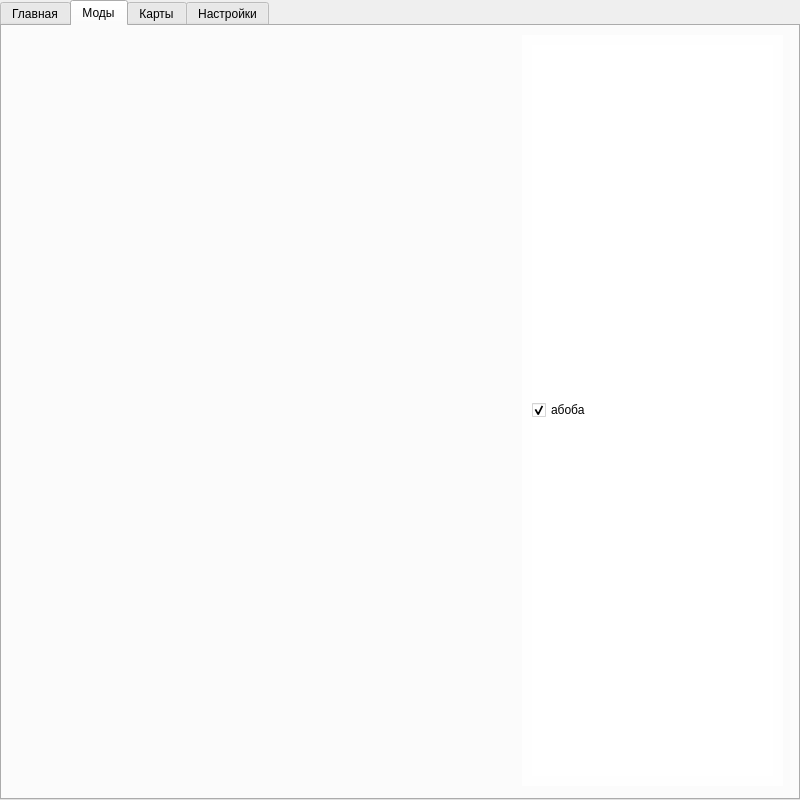
<?xml version="1.0" encoding="UTF-8"?>
<ui version="4.0">
 <class>MainWindow</class>
 <widget class="QMainWindow" name="MainWindow">
  <property name="enabled">
   <bool>true</bool>
  </property>
  <property name="geometry">
   <rect>
    <x>0</x>
    <y>0</y>
    <width>800</width>
    <height>800</height>
   </rect>
  </property>
  <property name="minimumSize">
   <size>
    <width>800</width>
    <height>800</height>
   </size>
  </property>
  <property name="maximumSize">
   <size>
    <width>800</width>
    <height>800</height>
   </size>
  </property>
  <property name="tabletTracking">
   <bool>false</bool>
  </property>
  <property name="windowTitle">
   <string>Менеджер героев</string>
  </property>
  <property name="styleSheet">
   <string notr="true">QWidget#tab_main {
	background-image: url(:/resources/main_back.jpg);
}
QWidget#tab_mods {
	background-image: url(:/resources/main_back.jpg);
}</string>
  </property>
  <widget class="QWidget" name="central_widget">
   <widget class="QTabWidget" name="tab_bar">
    <property name="geometry">
     <rect>
      <x>0</x>
      <y>0</y>
      <width>800</width>
      <height>800</height>
     </rect>
    </property>
    <property name="maximumSize">
     <size>
      <width>16777215</width>
      <height>16777215</height>
     </size>
    </property>
    <property name="autoFillBackground">
     <bool>false</bool>
    </property>
    <property name="styleSheet">
     <string notr="true"/>
    </property>
    <property name="tabPosition">
     <enum>QTabWidget::North</enum>
    </property>
    <property name="tabShape">
     <enum>QTabWidget::Rounded</enum>
    </property>
    <property name="currentIndex">
     <number>1</number>
    </property>
    <property name="elideMode">
     <enum>Qt::ElideNone</enum>
    </property>
    <property name="documentMode">
     <bool>false</bool>
    </property>
    <property name="movable">
     <bool>false</bool>
    </property>
    <widget class="QWidget" name="tab_main">
     <property name="styleSheet">
      <string notr="true"/>
     </property>
     <attribute name="title">
      <string>Главная</string>
     </attribute>
    </widget>
    <widget class="QWidget" name="tab_mods">
     <attribute name="title">
      <string>Моды</string>
     </attribute>
     <widget class="QWidget" name="mods_widget" native="true">
      <property name="geometry">
       <rect>
        <x>520</x>
        <y>9</y>
        <width>261</width>
        <height>751</height>
       </rect>
      </property>
      <property name="styleSheet">
       <string notr="true">background-color: rgba(255, 255, 255, 190);</string>
      </property>
      <widget class="QWidget" name="verticalLayoutWidget">
       <property name="geometry">
        <rect>
         <x>10</x>
         <y>10</y>
         <width>241</width>
         <height>731</height>
        </rect>
       </property>
       <layout class="QVBoxLayout" name="mods_layout">
        <property name="sizeConstraint">
         <enum>QLayout::SetDefaultConstraint</enum>
        </property>
        <item>
         <widget class="QCheckBox" name="checkBox">
          <property name="text">
           <string>абоба</string>
          </property>
          <property name="checkable">
           <bool>true</bool>
          </property>
          <property name="checked">
           <bool>true</bool>
          </property>
         </widget>
        </item>
       </layout>
      </widget>
     </widget>
    </widget>
    <widget class="QWidget" name="tab_maps">
     <attribute name="title">
      <string>Карты</string>
     </attribute>
    </widget>
    <widget class="QWidget" name="tab_conf">
     <attribute name="title">
      <string>Настройки</string>
     </attribute>
     <widget class="QLabel" name="label_currently_path">
      <property name="geometry">
       <rect>
        <x>100</x>
        <y>30</y>
        <width>691</width>
        <height>41</height>
       </rect>
      </property>
      <property name="styleSheet">
       <string notr="true"/>
      </property>
      <property name="text">
       <string/>
      </property>
      <property name="margin">
       <number>20</number>
      </property>
     </widget>
     <widget class="QLabel" name="label_path_to">
      <property name="geometry">
       <rect>
        <x>100</x>
        <y>0</y>
        <width>691</width>
        <height>21</height>
       </rect>
      </property>
      <property name="text">
       <string>&lt;html&gt;&lt;head/&gt;&lt;body&gt;&lt;p&gt;&lt;span style=&quot; font-size:10pt; font-weight:600;&quot;&gt;Путь к Heroes of Might and Magic 5 Tribes of the East&lt;/span&gt;&lt;/p&gt;&lt;/body&gt;&lt;/html&gt;</string>
      </property>
      <property name="alignment">
       <set>Qt::AlignCenter</set>
      </property>
     </widget>
     <widget class="QPushButton" name="button_path">
      <property name="geometry">
       <rect>
        <x>0</x>
        <y>30</y>
        <width>101</width>
        <height>41</height>
       </rect>
      </property>
      <property name="text">
       <string>Указать путь</string>
      </property>
     </widget>
    </widget>
   </widget>
  </widget>
 </widget>
 <resources>
  <include location=".qrc"/>
 </resources>
 <connections/>
</ui>
